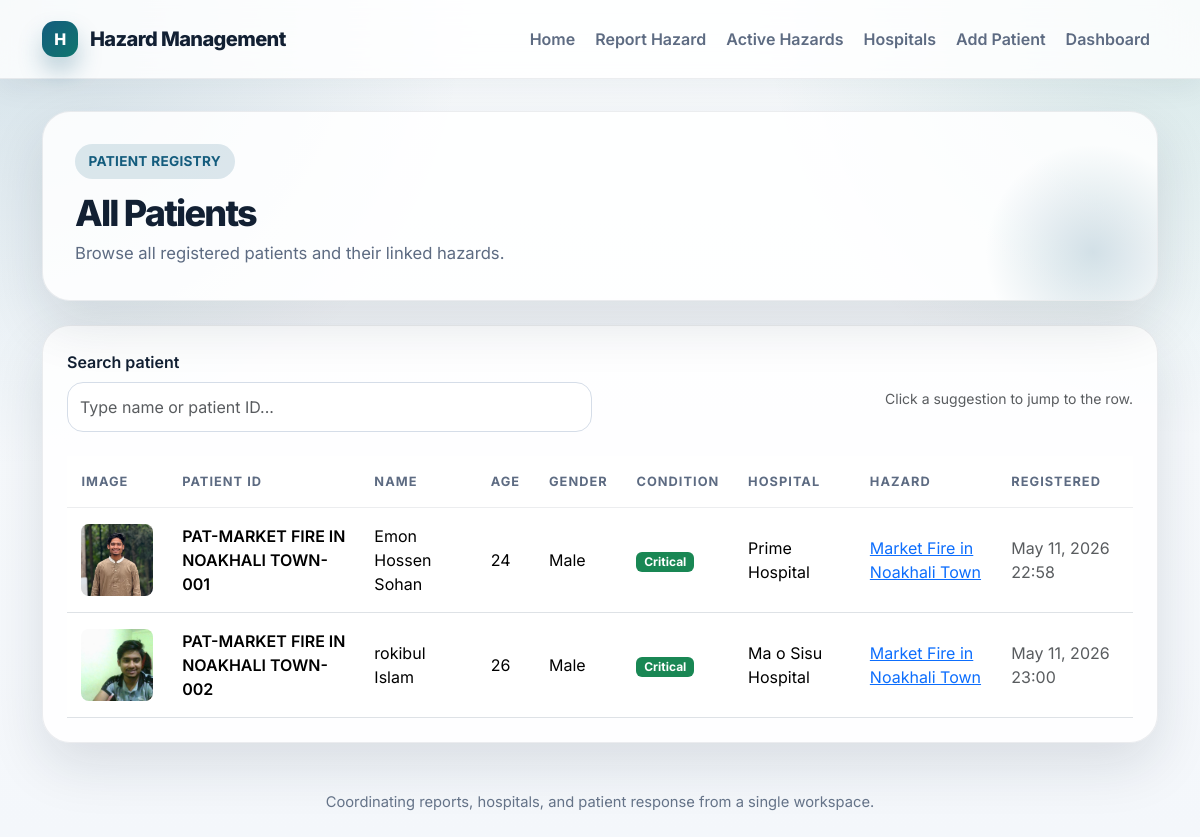
The app's page /patients/, older data.
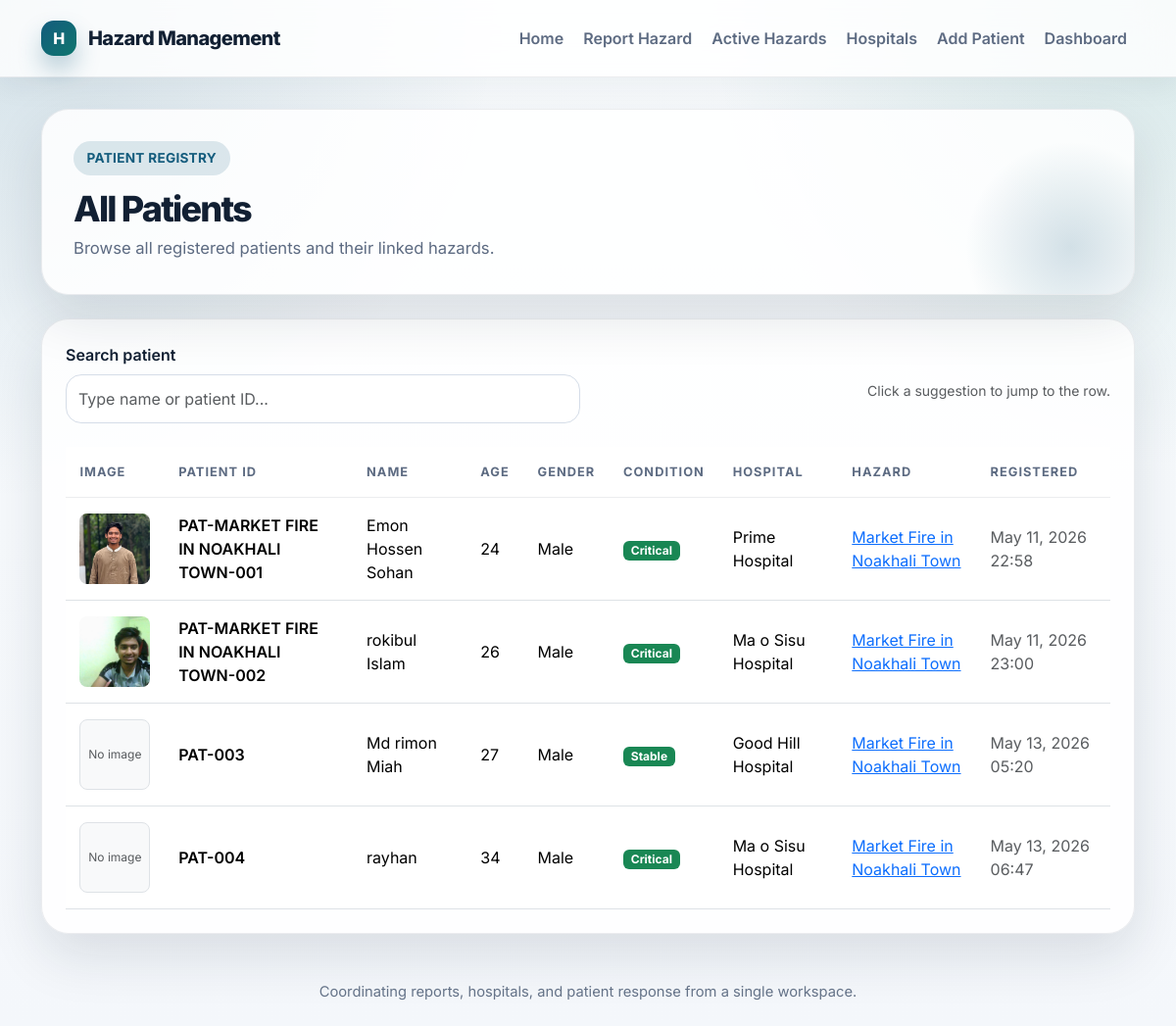
The same page, newer data.
### Core/models.py (models this page shows, shortened)
class Patient(models.Model):
    name = models.CharField(max_length=100)
    patient_id = models.CharField(max_length=20, unique=True, blank=True)
    age = models.IntegerField()
    gender = models.CharField(max_length=10)
    condition = models.CharField(
        max_length=20,
        choices=[
            ('stable', 'Stable'),
            ('critical', 'Critical')
        ]
    )
    hospital = models.ForeignKey(
        'Hospital',
        on_delete=models.SET_NULL,
        null=True,
        blank=True,
    )
    hazard = models.ForeignKey(
        'HazardReport',
        on_delete=models.CASCADE,
        related_name='patients'
    )
    created_by = models.ForeignKey(
        settings.AUTH_USER_MODEL,
        on_delete=models.CASCADE
    )
    created_at = models.DateTimeField(auto_now_add=True)
    image = models.ImageField(
        upload_to='profiles/',
        null=True,
        blank=True
    )

class Hospital(models.Model):
    name=models.CharField(max_length=100)
    location =models.CharField(max_length=255)
    phone = models.CharField(max_length=20)
    capacity = models.IntegerField()
    created_at = models.DateTimeField(auto_now_add=True)
    def __str__(self):
        return self.name

class HazardReport(models.Model):
    SEVRITY_CHOICES=[
        ('Low','low'),
        ('Medimu','medium'),
        ('High','high')
    ]
    user = models.ForeignKey(
        settings.AUTH_USER_MODEL,
        on_delete=models.CASCADE
    )
    title = models.CharField(max_length=200)
    description = models.TextField()
    created_at = models.DateTimeField(auto_now_add=True)
    servity = models.CharField(max_length=100,choices=SEVRITY_CHOICES)
    status = models.CharField(
        max_length=20,
        choices=[
            ('active', 'Active'),
           ('resolved', 'Resolved')
        ],
        default='active',
    )

### Core/views.py (the view)
# urls.py: path('patients/', views.patient_list, name='patient_list'),
def patient_list(request):
    patients = Patient.objects.select_related('hospital', 'hazard').all()
    return render(request, 'patient_list.html', {'patients': patients})

### Core/templates/patient_list.html (shortened to what this page needs)
{% extends 'base.html' %}
{% block content %}
<section class="hero-panel mb-4">
    <span class="eyebrow">Patient registry</span>
    <h1 class="page-title mb-2">All Patients</h1>
    <p class="page-subtitle mb-0">Browse all registered patients and their linked hazards.</p>
</section>
<section class="surface-card">
    <div class="mb-4 row g-3 align-items-center">
        <div class="col-12 col-lg-6">
            <label for="patientSearch" class="form-label mb-2">Search patient</label>
            <div class="position-relative">
                <input id="patientSearch" type="text" class="form-control" placeholder="Type name or patient ID..." autocomplete="off">
            </div>
        </div>
        <div class="col-12 col-lg-6 text-lg-end"><small class="text-muted d-block mt-lg-3">Click a suggestion to jump to the row.</small></div>
    </div>
    <div class="table-responsive">
        <table id="patientsTable" class="table table-hover align-middle">
            <thead>
                <tr>
                    <th>Image</th>
                    <th>Patient ID</th>
                    <th>Name</th>
                    <th>Age</th>
                    <th>Gender</th>
                    <th>Condition</th>
                    <th>Hospital</th>
                    <th>Hazard</th>
                    <th>Registered</th>
                </tr>
            </thead>
            <tbody>
                {% for patient in patients %}
                <tr data-search="{% if patient.patient_id %}{{ patient.patient_id }}{% endif %} {{ patient.id }} {{ patient.name }} {{ patient.hospital }} {{ patient.get_condition_display }}">
                    <td style="width:96px;">
                        {% if patient.image %}
                        <img src="{{ patient.image.url }}" alt="{{ patient.name }}" class="rounded-3" style="width:72px; height:72px; object-fit:cover;">
                        {% else %}
                        <div class="rounded-3 bg-light border text-center text-muted d-flex align-items-center justify-content-center" style="width:72px; height:72px; font-size:0.75rem;">No image</div>
                        {% endif %}
                    </td>
                    <td class="fw-semibold">
                        {% if patient.patient_id %}
                            {{ patient.patient_id }}
                        {% else %}
                            #{{ patient.id }}
                        {% endif %}
                    </td>
                    <td>{{ patient.name }}</td>
                    <td>{{ patient.age }}</td>
                    <td>{{ patient.gender }}</td>
                    <td><span class="badge bg-success">{{ patient.get_condition_display }}</span></td>
                    <td>{{ patient.hospital }}</td>
                    <td>
                        {% if patient.hazard %}
                            <a href="{% url 'hazard_detail' patient.hazard.id %}">{{ patient.hazard.title }}</a>
                        {% else %}
                            -
                        {% endif %}
                    </td>
                    <td class="text-muted">{{ patient.created_at|date:"M d, Y H:i" }}</td>
                </tr>
                {% empty %}
                <tr>
                    <td colspan="10" class="text-center text-muted py-4">No patients found.</td>
                </tr>
                {% endfor %}
            </tbody>
        </table>
    </div>
</section>
{% endblock %}

### Core/templates/base.html (shortened to what this page needs)
{% load static %}
<!DOCTYPE html>
<html lang="en">
<head>
    <link href="https://cdn.jsdelivr.net/npm/bootstrap@5.3.3/dist/css/bootstrap.min.css" rel="stylesheet">
</head>
<body>
    <div class="app-shell {% block body_class %}{% endblock %}">
        <nav class="navbar navbar-expand-lg navbar-light sticky-top">
            <div class="container py-2">
                <a class="navbar-brand d-flex align-items-center" href="{% url 'home' %}">
                    <span class="brand-chip">H</span>
                    Hazard Management
                </a>
                <div class="collapse navbar-collapse" id="topNav">
                    <ul class="navbar-nav ms-auto mb-2 mb-lg-0 gap-lg-1">
                        <li class="nav-item"><a class="nav-link" href="{% url 'home' %}">Home</a></li>
                        <li class="nav-item"><a class="nav-link" href="{% url 'Hazard_report' %}">Report Hazard</a></li>
                        <li class="nav-item"><a class="nav-link" href="{% url 'Active_hazard' %}">Active Hazards</a></li>
                        <li class="nav-item"><a class="nav-link" href="{% url 'hospital_list' %}">Hospitals</a></li>
                        <li class="nav-item"><a class="nav-link" href="{% url 'add_patient' %}">Add Patient</a></li>
                        <li class="nav-item"><a class="nav-link" href="{% url 'admin_dashboard' %}">Dashboard</a></li>
                    </ul>
                </div>
            </div>
        </nav>
        <main class="page-wrap">
            <div class="container">
                {% block content %}{% endblock %}
            </div>
        </main>
        <footer class="container pb-4">
            <div class="footer-note text-center">
                Coordinating reports, hospitals, and patient response from a single workspace.
            </div>
        </footer>
    </div>
</body>
</html>

### Core/templates/base.html (style rules this page uses)
:root { --bg: #f4f7fb; --surface: rgba(255, 255, 255, 0.84); --surface-strong: #ffffff; --text: #122033; --muted: #5d6b82; --primary: #145c7d; --primary-soft: rgba(20, 92, 125, 0.14); --accent: #0f766e; --danger: #c2410c; --border: rgba(18, 32, 51, 0.08); --shadow: 0 22px 55px rgba(18, 32, 51, 0.12); }
* { box-sizing: border-box; }
body { margin: 0; min-height: 100vh; font-family: 'Inter', sans-serif; color: var(--text); background: radial-gradient(circle at top left, rgba(20, 92, 125, 0.16), transparent 32%), radial-gradient(circle at top right, rgba(15, 118, 110, 0.14), transparent 30%), linear-gradient(180deg, #f8fbfd 0%, var(--bg) 100%); }
.app-shell { min-height: 100vh; display: flex; flex-direction: column; }
.navbar { background: rgba(255, 255, 255, 0.82); backdrop-filter: blur(18px); border-bottom: 1px solid var(--border); box-shadow: 0 8px 30px rgba(18, 32, 51, 0.06); }
.navbar-brand { font-weight: 800; letter-spacing: -0.03em; color: var(--text) !important; }
.brand-chip { display: inline-flex; align-items: center; justify-content: center; width: 2.25rem; height: 2.25rem; margin-right: 0.75rem; border-radius: 0.8rem; background: linear-gradient(135deg, var(--primary), var(--accent)); color: #fff; font-size: 1rem; box-shadow: 0 14px 24px rgba(20, 92, 125, 0.28); }
.nav-link { font-weight: 600; color: var(--muted) !important; }
.page-wrap { flex: 1; padding: 2rem 0 3rem; }
.hero-panel, .surface-card, .info-panel { background: var(--surface); border: 1px solid var(--border); border-radius: 28px; box-shadow: var(--shadow); }
.hero-panel { padding: 2rem; overflow: hidden; position: relative; }
.hero-panel::after { content: ''; position: absolute; inset: auto -3rem -4rem auto; width: 14rem; height: 14rem; border-radius: 50%; background: radial-gradient(circle, rgba(20, 92, 125, 0.18), transparent 68%); pointer-events: none; }
.eyebrow { display: inline-flex; align-items: center; gap: 0.45rem; padding: 0.45rem 0.85rem; border-radius: 999px; background: var(--primary-soft); color: var(--primary); font-size: 0.85rem; font-weight: 700; letter-spacing: 0.02em; text-transform: uppercase; }
.page-title { margin: 1rem 0 0.75rem; font-size: clamp(2rem, 3vw, 3.4rem); font-weight: 800; letter-spacing: -0.05em; line-height: 1.02; }
.page-subtitle { max-width: 62ch; color: var(--muted); font-size: 1.04rem; line-height: 1.7; }
.surface-card, .info-panel { padding: 1.5rem; }
.table { margin-bottom: 0; color: var(--text); }
.table thead th { padding: 1rem 0.9rem; border-bottom-color: rgba(18, 32, 51, 0.08); font-size: 0.8rem; letter-spacing: 0.08em; text-transform: uppercase; color: var(--muted); }
.table tbody td { padding: 1rem 0.9rem; vertical-align: middle; }
.form-label { font-weight: 600; color: var(--text); }
.form-control, .form-select { min-height: 3.15rem; border-radius: 16px; border: 1px solid #d5dde8; background: rgba(255, 255, 255, 0.9); box-shadow: none; }
.footer-note { color: rgba(93, 107, 130, 0.95); font-size: 0.92rem; }

Row changes from the older to the newer data that the page shows:
added Patient: image "No image", patient_id "PAT-003", name "Md rimon Miah", age "27", gender "Male", condition "Stable", hospital "Good Hill Hospital", hazard "Market Fire in Noakhali Town", created_at "May 13, 2026 05:20"
added Patient: image "No image", patient_id "PAT-004", name "rayhan", age "34", gender "Male", condition "Critical", hospital "Ma o Sisu Hospital", hazard "Market Fire in Noakhali Town", created_at "May 13, 2026 06:47"
